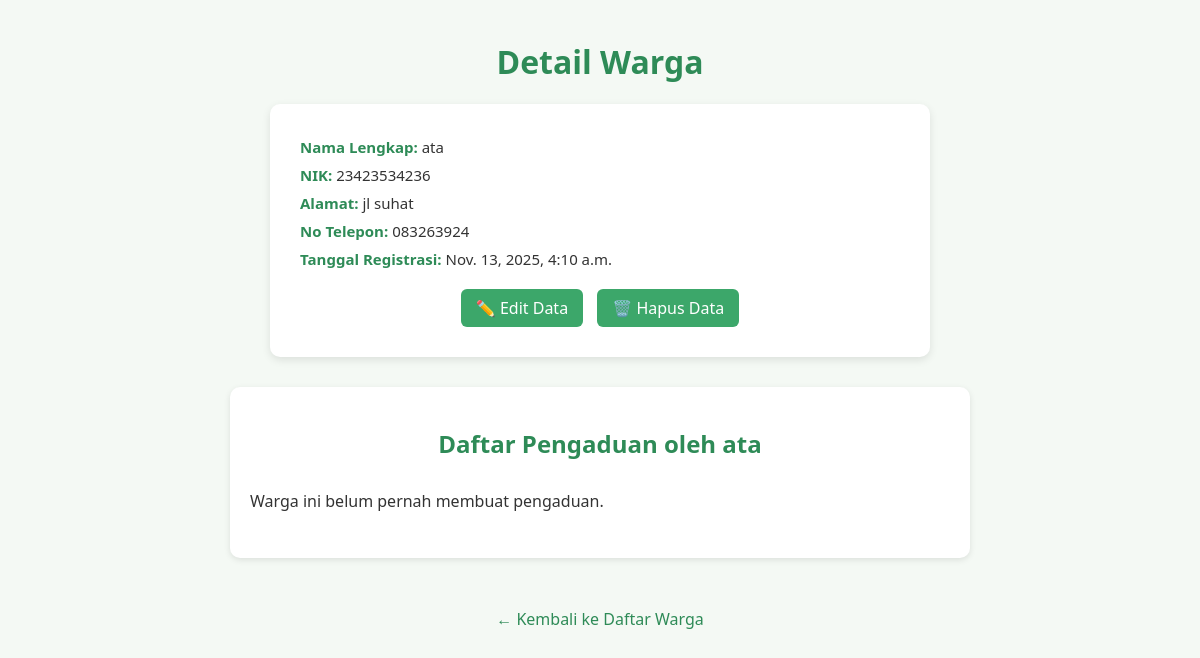
Before: /warga/8/ with the older database file.
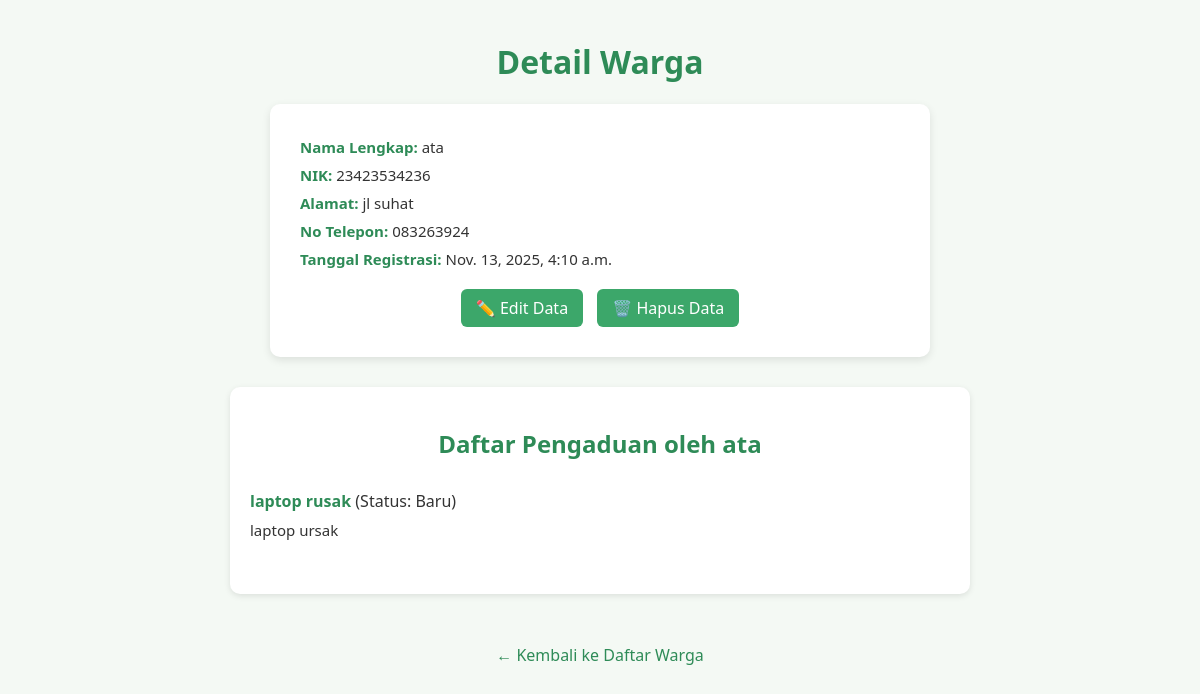
After: the same page with the newer database file.
### warga/models.py (models this page shows, shortened)
class Pengaduan(models.Model):
    STATUS_CHOICES = [
        ('BARU', 'Baru'),
        ('DIPROSES', 'Diproses'),
        ('SELESAI', 'Selesai'),
    ]
    judul = models.CharField(max_length=200)
    deskripsi = models.TextField()
    status = models.CharField(max_length=10, choices=STATUS_CHOICES, default='BARU')
    tanggal_lapor = models.DateTimeField(auto_now_add=True)
    pelapor = models.ForeignKey(Warga, on_delete=models.CASCADE, related_name='pengaduan')

### warga/views.py (the view)
# urls.py: path('<int:pk>/', WargaDetailView.as_view(), name='warga_detail'),
class WargaDetailView(DetailView):
    model = Warga

### warga/templates/warga/warga_detail.html (shortened to what this page needs)
<!DOCTYPE html>
<html lang="id">
<head>
</head>
<body>
    <h1>Detail Warga</h1>
    <div class="card">
        <p><strong>Nama Lengkap:</strong> {{ object.nama_lengkap }}</p>
        <p><strong>NIK:</strong> {{ object.nik }}</p>
        <p><strong>Alamat:</strong> {{ object.alamat }}</p>
        <p><strong>No Telepon:</strong> {{ object.no_telepon }}</p>
        <p><strong>Tanggal Registrasi:</strong> {{ object.tanggal_registrasi }}</p>
        <div class="actions">
            <a href="{% url 'warga-edit' object.pk %}">✏️ Edit Data</a>
            <a href="{% url 'warga-hapus' object.pk %}">🗑️ Hapus Data</a>
        </div>
    </div>
    <div class="pengaduan-list">
        <h2>Daftar Pengaduan oleh {{ object.nama_lengkap }}</h2>
        <ul>
            {% for aduan in object.pengaduan.all %}
                <li>
                    <strong>{{ aduan.judul }}</strong>
                    (Status: {{ aduan.get_status_display }})
                    <p>{{ aduan.deskripsi }}</p>
                </li>
            {% empty %}
                <li>Warga ini belum pernah membuat pengaduan.</li>
            {% endfor %}
        </ul>
    </div>
    <div style="text-align:center;">
        <a class="back-link" href="{% url 'warga_list' %}">← Kembali ke Daftar Warga</a>
    </div>
</body>
</html>

Changed rows visible on the page:
added Pengaduan: judul "laptop rusak", status "Baru", deskripsi "laptop ursak"
Other visible differences:
text no longer shown: "Warga ini belum pernah membuat pengaduan."
